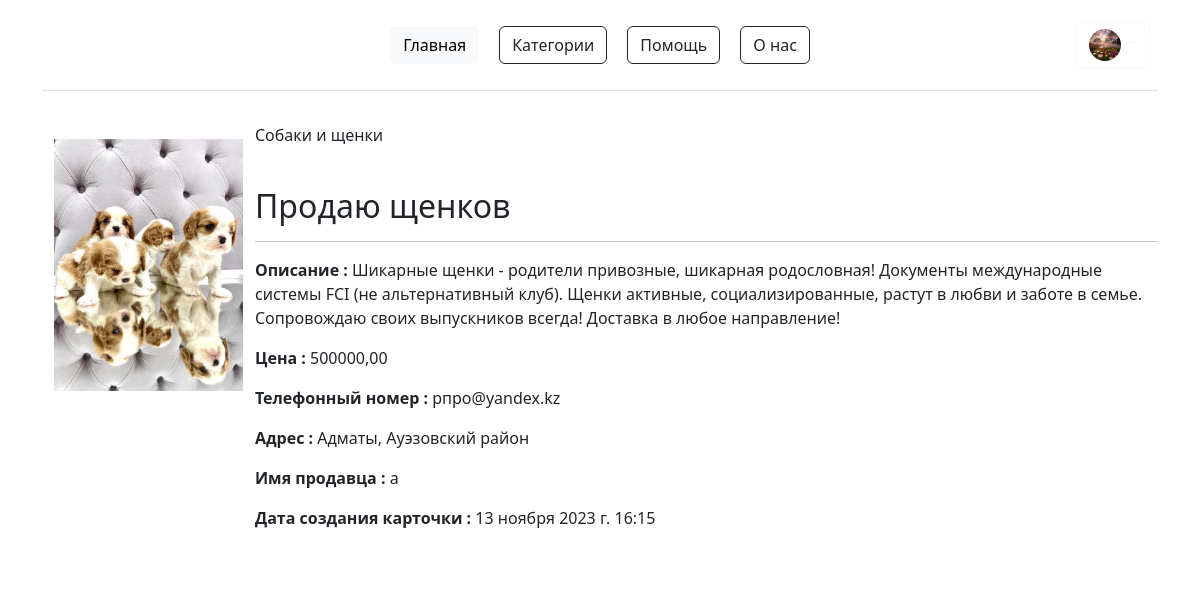
Screenshot of /ads/ads_datail/4/ (signed in) with the database file from the repository.
### accounts/models.py (models this page shows, shortened)
class Profile(models.Model):
    image = models.ImageField(upload_to='profile_pics/', blank=True, null = True, verbose_name = "Изображения")
    user = models.OneToOneField(User, on_delete=models.CASCADE, verbose_name = "Пользователь")
    class Meta:
        verbose_name_plural = 'Учетная запись'
        verbose_name_plural = 'Учетные записи'

### ads/models.py (models this page shows, shortened)
class Ads(models.Model):
    image = models.ImageField(upload_to ="ads/", verbose_name = "Изображение", help_text= "Добавьте фотографию")
    title = models.CharField(max_length=100, verbose_name = "Название продукта", help_text= "Напишите название вашего продукта")
    description = models.TextField(verbose_name = "Описание", max_length = 999, help_text= "Описание продукта ...")
    price = models.DecimalField(max_digits=15, decimal_places=2, verbose_name = "Цена")
    contact = models.CharField(max_length=100, verbose_name = "Связь")
    address = models.CharField(max_length=255, verbose_name = "Адрес")
    category = models.ForeignKey(Category, on_delete=models.CASCADE, verbose_name = "Категория", help_text= "Укажите категорию вашего продукта")
    whatsapp = models.URLField(verbose_name = "ссылка на WhatsApp", blank=True, null=True)
    telegram = models.URLField(verbose_name = "ссылка на Telegram", blank=True, null=True)
    instagram = models.URLField(verbose_name = "ссылка на Instagram", blank=True, null=True)
    user = models.ForeignKey(User, on_delete=models.CASCADE, verbose_name = "Пользователь", help_text= "Пользователь, разместивший объявление")
    created_at = models.DateTimeField(auto_now_add=True, verbose_name = "Дата создания")
    class Meta:
        verbose_name = "Объявление"
        verbose_name_plural = "Объявления"

class Category(models.Model):
    title = models.CharField(max_length=100, verbose_name = "Название категории", help_text= "Категория, к которой принадлежит продукт")
    main_category = models.CharField(max_length=100,choices=CATEGORY_CHOICES, default = "real_estate", verbose_name = "Главная категория", help_text= "Главная категория")
    created_at = models.DateTimeField(auto_now_add=True, verbose_name = "Дата создания")
    def __str__(self):
        return self.title
    class Meta:
        verbose_name = "Категория"
        verbose_name_plural = "Категории"

### ads/views.py (the view)
# urls.py: path('ads_datail/<int:ads_id>/', ads_detail, name='ads_detail'),
@login_required(login_url='login')
def ads_detail(request, ads_id):
    ads = Ads.objects.get(id=ads_id)
    "SELECT * FROM ads WHERE id = ads_id    objects.username.get  obj =*"
    context = {
        "ads_detail" :ads
    }
    return render(request, "ads_detail.html", context)

### templates/ads_detail.html (shortened to what this page needs)
{% extends 'base.html' %}
{% block auth_button %}
{% if user.is_authenticated %}
<div class="btn-group">
    <button type="button" class="btn btn-outline-light dropdown-toggle mx-2" data-toggle="dropdown" aria-haspopup="true"
        aria-expanded="false">
        {% if user.profile.image %}
        <img src="{{ user.profile.image.url }}" width="32" height="32" class="rounded-circle">
        {% else %}
        <img src="https://i.pinimg.com/736x/f5/c4/b9/f5c4b99f52e156acd29fd7f9bc5933a2.jpg" alt="mdo" width="32"
            height="32" class="rounded-circle">
        {% endif %}
    </button>
</div>
{% else %}
<a href="{% url 'login' %}" class="btn btn-outline-dark">Войти </a>
<a href="{% url 'register' %}" class="btn btn-outline-warning">Зарегистрироваться</a>
{% endif %}
{% endblock %}
{% block content %}
<section id="golf">
    <div class="container" style="background-color: rgba(255, 255, 255, 0.5);">
        <div class="d-flex justify-content-start">
            <div class="card-image">
                <div class="container">
                    <br>
                    <img class="bd-placeholder-img card-img-top" src="{{ads_detail.image.url}}">
                </div>
            </div>
            <div class="card-body">
                <p class="card_text"><strong></strong> {{ ads_detail.category }}</p>
                </h3><br>
                <h2 class="main-title text-left">{{ ads_detail.title }}</h2>
                <hr class="hr-style-left" />
                <p class="card_text"><strong>Описание : </strong>{{ ads_detail.description}}<br>
                <p class="card_text"><strong>Цена : </strong>{{ ads_detail.price }}<br>
                <p class="card_text"><strong>Телефонный номер : </strong>{{ ads_detail.contact }}<br>
                <p class="card_text"><strong>Адрес : </strong>{{ ads_detail.address }}<br>
                <p class="card_text"><strong>Имя продавца : </strong>{{ ads_detail.user }}<br></p>
                <p class="card_text"><strong>Дата создания карточки : </strong>{{ ads_detail.created_at }}<br></p>
                <br>
            </div>
        </div>
    </div>
</section>
{% endblock %}

### templates/base.html (style rules this page uses)
body { background-image: url(https://otkritkis.com/wp-content/uploads/2022/07/hrjf8.gif); background-repeat: no-repeat; background-size: cover; }

### rows the page displays
Ads: image (picture), category "Собаки и щенки", title "Продаю щенков", description "Шикарные щенки - родители привозные, шикарная родословная! Документы международные системы FCI (не альтернативный клуб). Щенки активные, социализированные, растут в любви и заботе в семье. Сопровождаю своих выпускников всегда! Доставка в любое направление!", price "500000,00", contact "pпро@yandex.kz", address "Адматы, Ауэзовский район", user "a", created_at "13 ноября 2023 г. 16:15"
